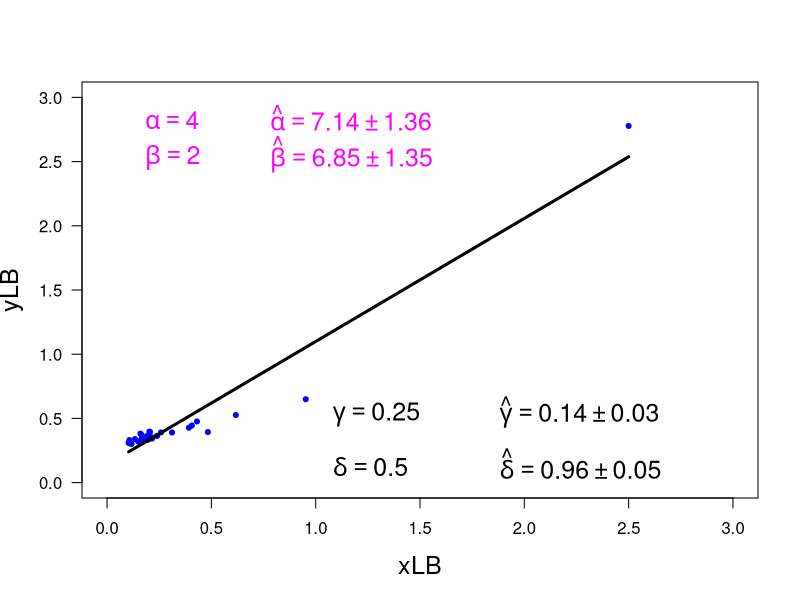

Generate this figure with R:
print('file: MM-LB1.R')
# Michaelis-Menten: esimate parameters using Lineweaver-Burk transformation
# data: I
x = c(0.40, 1.05, 1.62, 2.07, 2.32, 2.46, 2.55, 3.21, 3.87, 4.17, 4.64, 4.64, 
      4.86, 4.93, 5.10, 5.13,5.23, 5.78, 5.86, 5.87, 6.04, 6.05, 6.25, 6.70, 
      7.46, 8.51, 8.68, 9.33, 9.44, 9.66)
y = c(0.36, 1.54, 1.90, 2.54, 2.10, 2.25, 2.34, 2.56, 2.56, 2.75, 2.92, 2.84,
      2.54, 2.52, 3.00, 2.86,2.76, 3.13, 3.05, 3.03, 2.70, 2.97, 2.62, 3.13, 
      2.95, 3.31, 3.32, 3.02, 3.21, 3.24)
n = length(x); print(c(n,'n sample size'))
alpha = 4 # true Vmax
beta  = 2 # true half-saturation constant K
# print(c(alpha,beta,'alpha = Vmax, beta = K'))
# ---------------------------------------------------
print('(3) Lineweaver-Burk transformation:')
print('(3a) apply Lineweaver-Burk transformation:')
gamma = 1/alpha; print(c(gamma,'gamma   true y-intercept')) 
delta = beta/alpha; print(c(delta,'delta   true slope'))
xLB = 1/x; yLB = 1/y # Lineweaver-Burk transformation
# ---------------------------------------------------
# (3b) OLS of transformed data: apply lm()
LBs = summary(lm(yLB ~ xLB))
cEst = LBs$coefficients[1]; dEst = LBs$coefficients[2]
ucEst = LBs$coefficients[3]; udEst = LBs$coefficients[4]
print(c('cEst = ',round(cEst,3),'+-',round(ucEst,3)))
print(c('dEst = ',round(dEst,3),'+-',round(udEst,3)))
# resLB = LBs$residuals
print(' ---------------------------------------------------')
print(' (3d) derive estimates for alpha, beta via Lineweaver-Burk')
aEst = 1/cEst; print(c(round(aEst,2),'estimate of alpha via LB'))
bEst = dEst/cEst; print(c(round(bEst,2),'estimate of beta via LB'))
print(' ---------------------------------------------------')
print(' (3e) propagation of uncertainties:')
# gamma = 1/alpha <-> alpha = 1/gamma = a = 1/c
# ua^2 = (-1/c^2)^2*uc^2 -> ua = uc/c^2
uaEst = ucEst/cEst^2
print(c('Estimate of alpha = ',round(aEst,3),'+-',round(uaEst,3)))
# delta = beta/alpha <-> beta = delta*alpha = b = d*a = d/c
# ub^2 = (-d/c^2)^2 * uc^2 + (1/c)^2 * ud^2
# ub = sqrt(uc^2*d^2/c^4 + ud^2/c^2)
ubEst = sqrt(ucEst^2*dEst^2/cEst^4+udEst^2/cEst^2)
print(c('Estimate of beta = ',round(bEst,3),'+-',round(ubEst,3)))
# ------------------------------------------------------------------
sflag = 12
if (sflag == 12) { 
  xp = c(min(xLB),max(xLB)); yp = dEst*xp+cEst
  # png('MichaelisLinDataFit210228.png',width=16,height=16,units='cm',res=300)
  plot(xLB,yLB,type='p',lwd=3,col='blue',xlab='xLB',ylab='yLB',las=1,cex=0.4,
       xlim=c(0,3),ylim=c(0,3),cex.lab=1.5)
  lines(xp,yp,col='black',lwd=3)
  aEstr = round(aEst,2); uaEstr = round(uaEst,2); 
  bEstr = round(bEst,2); ubEstr = round(ubEst,2); 
  text(0.1,2.8,bquote(~alpha == .(alpha)),col='magenta',pos=4,cex=1.5)
  text(0.1,2.5,bquote(~beta == .(beta)),col='magenta',pos=4,cex=1.5)
  text(0.7,2.81,bquote(~hat(alpha) == .(aEstr) %+-% .(uaEstr)),col='magenta',pos=4,cex=1.5)
  text(0.7,2.51,bquote(~hat(beta) == .(bEstr) %+-% .(ubEstr)),col='magenta',pos=4,cex=1.5)
  cEstr = round(cEst,2); ucEstr = round(ucEst,2); 
  dEstr = round(dEst,2); udEstr = round(udEst,2); 
  text(1.0,0.5,bquote(~gamma == .(gamma)),col='black',pos=4,cex=1.5)
  text(1.0,0.1,bquote(~delta == .(delta)),col='black',pos=4,cex=1.5)
  text(1.8,0.51,bquote(~hat(gamma) == .(cEstr) %+-% .(ucEstr)),col='black',pos=4,cex=1.5)
  text(1.8,0.11,bquote(~hat(delta) == .(dEstr) %+-% .(udEstr)),col='black',pos=4,cex=1.5)
  # dev.off()
}
